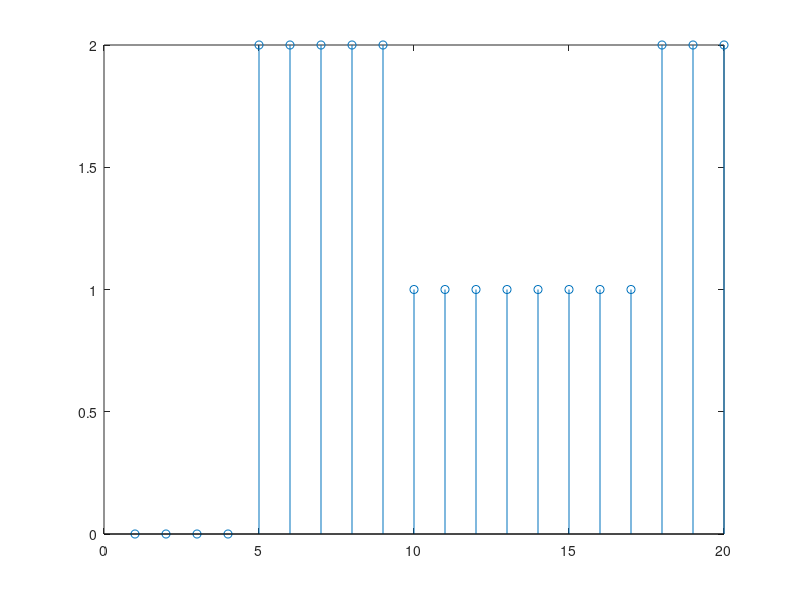
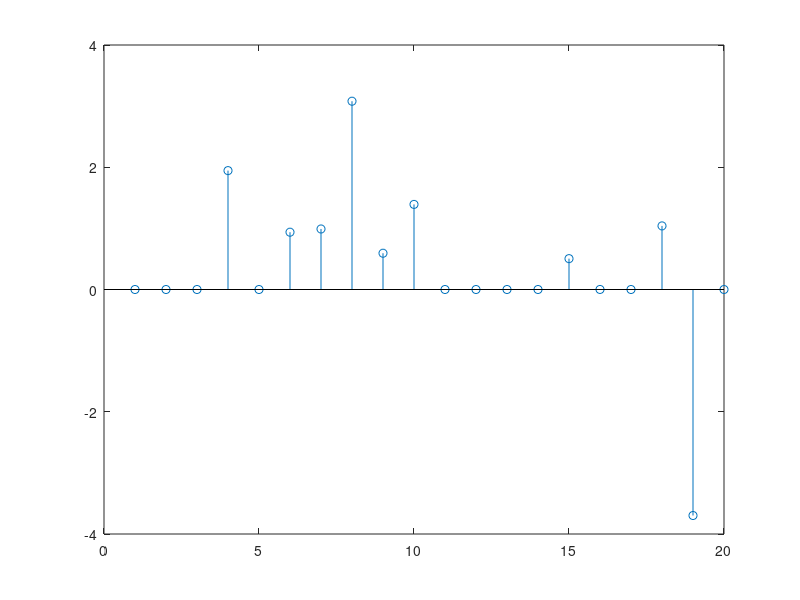
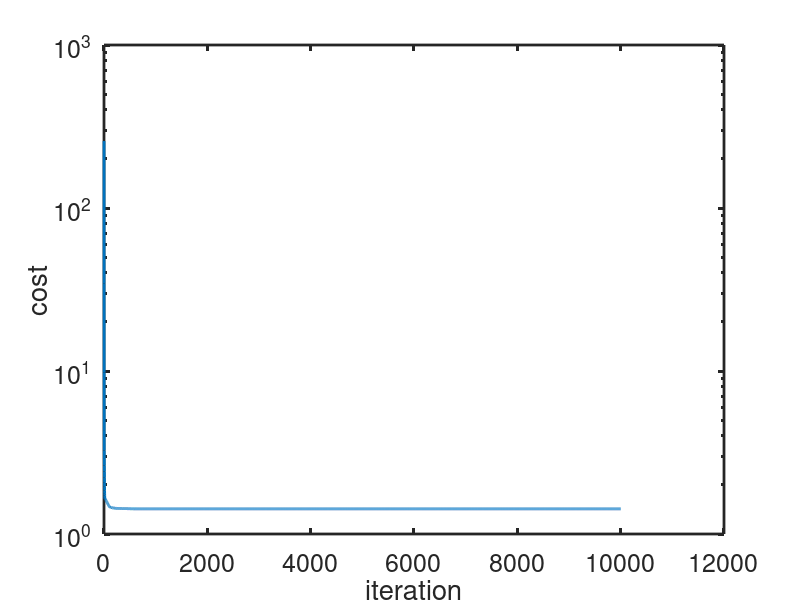

The MATLAB source for these figures, in order:
clear all;
close all;
clc;
%% Haar wavelet FISTA Large condition
% Set up
m = 10;
n = 20;
rng(1);
%
A = randn(m,n);
x0 = zeros(n,1);
%
x0(5) = 2;
x0(10) = -1;
x0(18) = 1;

x0 = cumsum(x0);

% Rescale singular values of A
% A = A';
% [U,S,V] = svd(A);
% S(10,10) = S(10,10)*0.003;
% A = U*S*V';
% A = A';
% Haar wavelet transform --------WHERE SHOULD THIS GO
% need A_hat = A*inv(W) --- A is 10x20 -- how to get W?
% need c = W*x
%A = inverse_wavelet_transform(A);
%x0 = wavelet_transform(x0);

%
y = A*x0;
lambda = 0.1;

% Figure out x using proximal gradient
f = @(x) 0.5*norm(A*x -y)^2 +lambda*norm(x,1);
grad = @(x) A'*(A*x-y);

sigma = @(s,mu) max(abs(s)-mu,0).*sign(s);

% tunning
L = norm(A'*A);
tau = 1/L;

%
x_k = zeros(n,1);
cost = f(x_k);      %initialize cost array
tol = 1e-3;   % Convergence tolerance
% x_0, t, y_k
y_k = x_k;
t_k = 1;

% main loop
for k = 1:10000
    z_k = y_k-tau*grad(y_k);
    % second min problem
    mu = lambda*tau;
    x_k_new = sigma(z_k,mu); %4.1
    t_k_new = (1+sqrt(1+4*t_k^2))/2; %4.2
    y_k = x_k_new+(t_k-1)/t_k_new*(x_k_new-x_k); %4.3
%     if norm(x_k_new - x0)^2 < tol %primal dual gap? %gradient small %use proximal grad t get optimal andcompare
%         fprintf('Converged after %d iterations\n', k);
%         break;
%     end
    x_k = x_k_new;
    t_k = t_k_new;
    cost = [cost,f(x_k)];
    norm(grad(x_k))
end

fprintf("%.10f\n",cond(A))

figure;
stem(x0);
figure;
stem(x_k)

figure;
semilogy(cost, 'linewidth',2);
ylabel('cost');
xlabel('iteration');
set(gca,'fontsize',18);
set(gca,'linewidth',2);

function [X, Y_l, Y_h, Z_l, Z_h, Z] = wavelet_transform(X)
    
    [m,n] = size(X); 
    
    Y_l = zeros(m,n);
    Y_h = zeros(m,n);
    
        for i = 1:n
            x = X(:,i);
            
            y_l = conv(x,[1/sqrt(2),1/sqrt(2),0],"same"); 
            y_h = conv(x,[1/sqrt(2),-1/sqrt(2),0],"same");
            
            Y_l(:,i) = y_l;
            Y_h(:,i) = y_h;
        end
    
    Z_l = Y_l(1:2:end,:); 
    Z_h = Y_h(1:2:end,:);
    
    Z = [Z_l; Z_h];

end

%inverse 

function F = inverse_wavelet_transform(Z)

    [n, numCol] = size(Z);
    
    F = zeros(n, numCol); 
    
        for i = 1:numCol
            
            z = Z(:,i); 
            z_l = z(1:n/2);
            z_h = z(n/2+1:end);
            
            w_l = zeros(n,1); 
            w_h = zeros(n,1);
            
            w_l(1:2:end) = z_l;
            w_h(1:2:end) = z_h;
        
            f = conv(w_l,[0,1/sqrt(2),1/sqrt(2)],"same") + ...
                 conv(w_h,[0,-1/sqrt(2),1/sqrt(2)],"same");
                 
            F(:,i) = f;
        end

end
